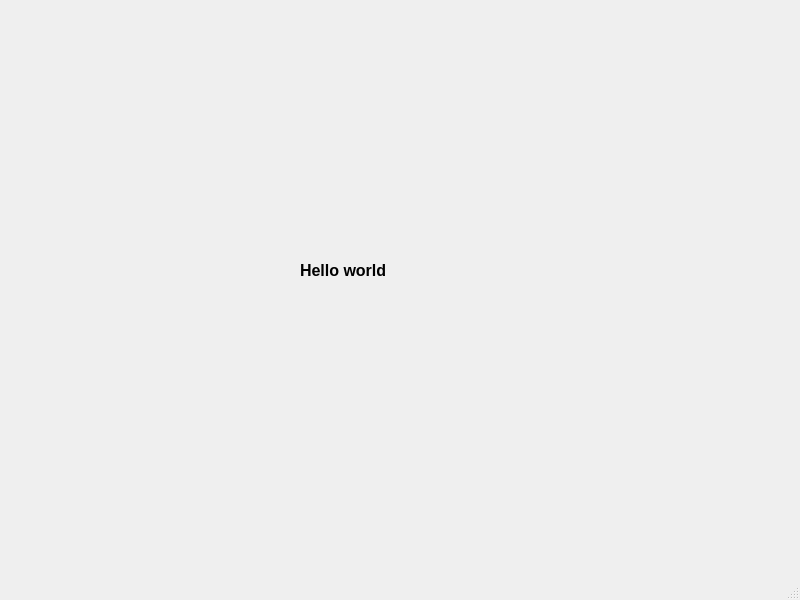
<?xml version="1.0" encoding="UTF-8"?>
<ui version="4.0">
 <class>MainWindow</class>
 <widget class="QMainWindow" name="MainWindow">
  <property name="geometry">
   <rect>
    <x>0</x>
    <y>0</y>
    <width>800</width>
    <height>600</height>
   </rect>
  </property>
  <property name="windowTitle">
   <string>MainWindow</string>
  </property>
  <widget class="QWidget" name="centralwidget">
   <widget class="QLabel" name="label">
    <property name="geometry">
     <rect>
      <x>300</x>
      <y>250</y>
      <width>161</width>
      <height>41</height>
     </rect>
    </property>
    <property name="font">
     <font>
      <pointsize>12</pointsize>
      <weight>75</weight>
      <bold>true</bold>
     </font>
    </property>
    <property name="text">
     <string>Hello world</string>
    </property>
   </widget>
  </widget>
  <widget class="QMenuBar" name="menubar">
   <property name="geometry">
    <rect>
     <x>0</x>
     <y>0</y>
     <width>800</width>
     <height>21</height>
    </rect>
   </property>
  </widget>
  <widget class="QStatusBar" name="statusbar"/>
 </widget>
 <resources/>
 <connections/>
</ui>
